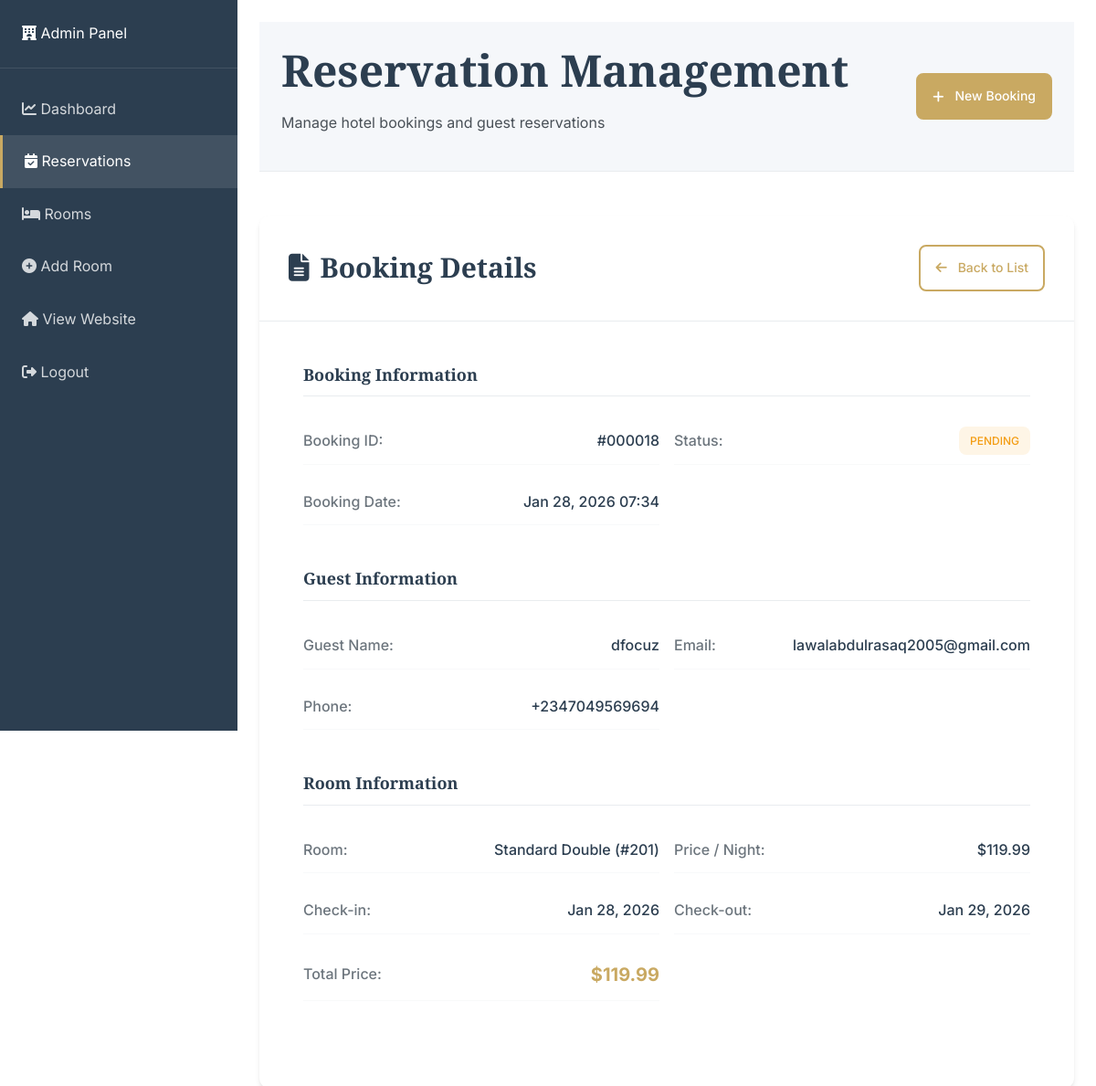
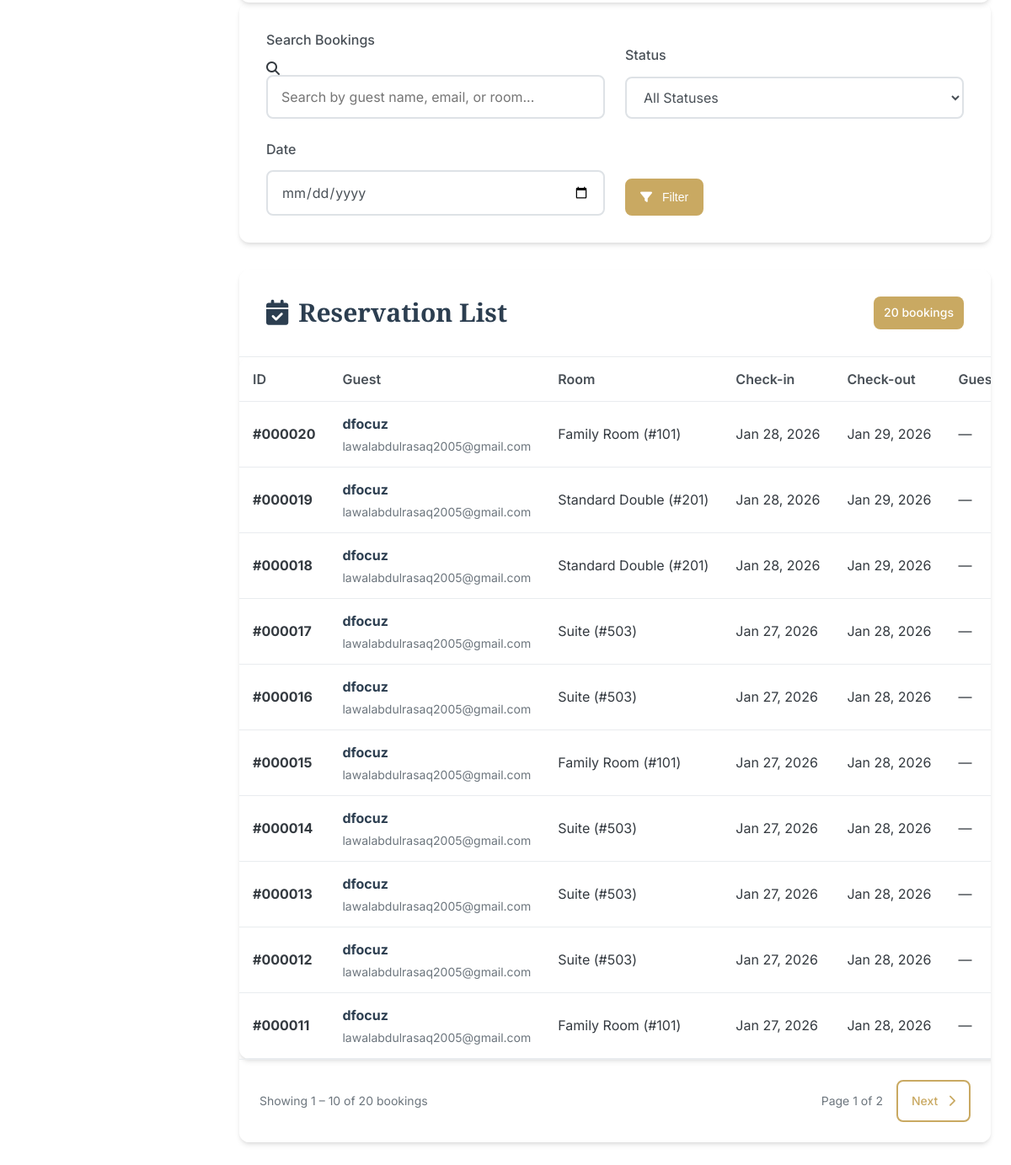
The page /bookings.php?view=18 (signed in) on the database its author committed (2 pictures, top to bottom).
### tables this page shows
CREATE TABLE `reservations` (
  `id` int(11) NOT NULL,
  `guest_name` varchar(100) NOT NULL,
  `email` varchar(100) NOT NULL,
  `phone` varchar(20) NOT NULL,
  `room_id` int(11) NOT NULL,
  `check_in` date NOT NULL,
  `check_out` date NOT NULL,
  `total_price` decimal(10,2) NOT NULL,
  `status` enum('pending','confirmed','cancelled','completed') DEFAULT 'pending',
  `special_requests` text DEFAULT NULL,
  `created_at` timestamp NOT NULL DEFAULT current_timestamp(),
  `updated_at` timestamp NOT NULL DEFAULT current_timestamp() ON UPDATE current_timestamp()
);

CREATE TABLE `rooms` (
  `id` int(11) NOT NULL,
  `room_number` varchar(10) NOT NULL,
  `type` varchar(50) NOT NULL,
  `price` decimal(10,2) NOT NULL,
  `description` text DEFAULT NULL,
  `image` varchar(255) DEFAULT NULL,
  `status` enum('available','occupied','maintenance') DEFAULT 'available',
  `max_guests` int(11) DEFAULT 2,
  `created_at` timestamp NOT NULL DEFAULT current_timestamp(),
  `updated_at` timestamp NOT NULL DEFAULT current_timestamp() ON UPDATE current_timestamp()
);

### db_connect.php (called while the page is built, shortened)
<?php
function sanitizeInput(string $data): string
{
    return htmlspecialchars(trim($data), ENT_QUOTES, 'UTF-8');
}

### bookings.php (the view, shortened to what this page needs)
<?php
require_once __DIR__ . '/../includes/db_connect.php';
$searchTerm   = sanitizeInput($_GET['search'] ?? '');
$statusFilter = sanitizeInput($_GET['status'] ?? '');
$dateFilter   = sanitizeInput($_GET['date'] ?? '');
$sql = "
SELECT r.*, rm.room_number, rm.type, rm.price
FROM reservations r
JOIN rooms rm ON r.room_id = rm.id
WHERE 1=1
";
$params = [];
$page   = max(1, (int)($_GET['page'] ?? 1));
$limit  = 10;
$offset = ($page - 1) * $limit;
$countSql = "SELECT COUNT(*) FROM ($sql) AS total";
$stmt = $pdo->prepare($countSql);
$stmt->execute($params);
$totalBookings = (int) $stmt->fetchColumn();
$totalPages = (int) ceil($totalBookings / $limit);
$sql .= " ORDER BY r.created_at DESC LIMIT $limit OFFSET $offset";
$stmt = $pdo->prepare($sql);
$stmt->execute($params);
$bookings = $stmt->fetchAll(PDO::FETCH_ASSOC);
$viewId = (int) ($_GET['view'] ?? 0);
$singleBooking = null;
if ($viewId > 0) {
    $stmt = $pdo->prepare(
        "SELECT r.*, rm.room_number, rm.type, rm.price
         FROM reservations r
         JOIN rooms rm ON r.room_id = rm.id
         WHERE r.id = :id"
    );
    $stmt->execute([':id' => $viewId]);
    $singleBooking = $stmt->fetch(PDO::FETCH_ASSOC);
}
?>
<div class="admin-wrapper">
    <nav class="admin-sidebar">
        <div class="admin-sidebar-header">
            <div class="admin-logo">
                <i class="fas fa-hotel"></i>
                <span>Admin Panel</span>
            </div>
        </div>
        <ul class="admin-nav">
            <li>
                <a href="dashboard.php" class="admin-nav-item">
                    <i class="fas fa-chart-line"></i>
                    <span>Dashboard</span>
                </a>
            </li>
            <li>
                <a href="bookings.php" class="admin-nav-item active">
                    <i class="fas fa-calendar-check"></i>
                    <span>Reservations</span>
                </a>
            </li>
            <li>
                <a href="rooms.php" class="admin-nav-item">
                    <i class="fas fa-bed"></i>
                    <span>Rooms</span>
                </a>
            </li>
            <li>
                <a href="add_room.php" class="admin-nav-item">
                    <i class="fas fa-plus-circle"></i>
                    <span>Add Room</span>
                </a>
            </li>
            <li>
                <a href="../index.php" class="admin-nav-item">
                    <i class="fas fa-home"></i>
                    <span>View Website</span>
                </a>
            </li>
            <li>
                <a href="logout.php" class="admin-nav-item logout">
                    <i class="fas fa-sign-out-alt"></i>
                    <span>Logout</span>
                </a>
            </li>
        </ul>
    </nav>
    <main class="admin-main">
        <?php include __DIR__ . '/../includes/header.php'; ?>
        <header class="admin-header">
            <div class="header-left">
                <h1>Reservation Management</h1>
                <p>Manage hotel bookings and guest reservations</p>
            </div>
            <div class="header-right">
                <a href="/hotel-system/reservation.php" target="_blank" class="btn btn-primary">
        <i class="fas fa-plus"></i> New Booking
        </a>
            </div>
        </header>
<?php if (!empty($singleBooking)): ?>
    <div class="booking-detail-card" data-aos="fade-up" data-aos-delay="200">
        <div class="card-header">
            <h3><i class="fas fa-file-alt"></i> Booking Details</h3>
            <a href="bookings.php" class="btn btn-outline btn-sm">
                <i class="fas fa-arrow-left"></i>
                Back to List
            </a>
        </div>
        <div class="booking-detail-content">
            <div class="detail-section">
                <h4>Booking Information</h4>
                <div class="detail-grid">
                    <div class="detail-item">
                        <span class="label">Booking ID:</span>
                        <span class="value">
                            #<?= str_pad($singleBooking['id'], 6, '0', STR_PAD_LEFT); ?>
                        </span>
                    </div>
                    <div class="detail-item">
                        <span class="label">Status:</span>
                        <span class="value">
                            <span class="status-badge status-<?= htmlspecialchars($singleBooking['status']); ?>">
                                <?= ucfirst($singleBooking['status']); ?>
                            </span>
                        </span>
                    </div>
                    <div class="detail-item">
                        <span class="label">Booking Date:</span>
                        <span class="value">
                            <?= date('M j, Y H:i', strtotime($singleBooking['created_at'])); ?>
                        </span>
                    </div>
                </div>
            </div>
            <div class="detail-section">
                <h4>Guest Information</h4>
                <div class="detail-grid">
                    <div class="detail-item">
                        <span class="label">Guest Name:</span>
                        <span class="value"><?= htmlspecialchars($singleBooking['guest_name']); ?></span>
                    </div>
                    <div class="detail-item">
                        <span class="label">Email:</span>
                        <span class="value"><?= htmlspecialchars($singleBooking['email']); ?></span>
                    </div>
                    <div class="detail-item">
                        <span class="label">Phone:</span>
                        <span class="value"><?= htmlspecialchars($singleBooking['phone']); ?></span>
                    </div>
                </div>
            </div>
            <div class="detail-section">
                <h4>Room Information</h4>
                <div class="detail-grid">
                    <div class="detail-item">
                        <span class="label">Room:</span>
                        <span class="value">
                            <?= htmlspecialchars($singleBooking['type']); ?>
                            (#<?= htmlspecialchars($singleBooking['room_number']); ?>)
                        </span>
                    </div>
                    <div class="detail-item">
                        <span class="label">Price / Night:</span>
                        <span class="value">$<?= number_format($singleBooking['price'], 2); ?></span>
                    </div>
                    <div class="detail-item">
                        <span class="label">Check-in:</span>
                        <span class="value"><?= date('M j, Y', strtotime($singleBooking['check_in'])); ?></span>
                    </div>
                    <div class="detail-item">
                        <span class="label">Check-out:</span>
                        <span class="value"><?= date('M j, Y', strtotime($singleBooking['check_out'])); ?></span>
                    </div>
                    <div class="detail-item">
                        <span class="label">Total Price:</span>
                        <span class="value total-price">
                            $<?= number_format($singleBooking['total_price'], 2); ?>
                        </span>
                    </div>
                </div>
            </div>
        </div>
    </div>
<?php endif; ?>
<div class="search-filter-section" data-aos="fade-up" data-aos-delay="200">
    <form action="bookings.php" method="GET" class="search-filter-form">
        <div class="form-row">
            <div class="form-group">
                <label for="search" class="form-label">Search Bookings</label>
                <div class="input-group">
                    <i class="fas fa-search input-icon"></i>
                    <input
                        type="text"
                        id="search"
                        name="search"
                        class="form-control"
                        placeholder="Search by guest name, email, or room..."
                        value="<?php echo htmlspecialchars($searchTerm ?? ''); ?>">
                </div>
            </div>
            <div class="form-group">
                <label for="status" class="form-label">Status</label>
                <select id="status" name="status" class="form-control">
                    <option value="">All Statuses</option>
                </select>
            </div>
            <div class="form-group">
                <label for="date" class="form-label">Date</label>
                <input
                    type="date"
                    id="date"
                    name="date"
                    class="form-control"
                    value="<?php echo htmlspecialchars($dateFilter ?? ''); ?>">
            </div>
            <div class="form-group filter-actions">
                <button type="submit" class="btn btn-primary">
                    <i class="fas fa-filter"></i> Filter
                </button>
            </div>
        </div>
    </form>
</div>
<div class="bookings-table-card" data-aos="fade-up" data-aos-delay="400">
    <div class="card-header">
        <h3><i class="fas fa-calendar-check"></i> Reservation List</h3>
        <span class="booking-count">
            <?php echo (int)$totalBookings; ?> booking<?php echo $totalBookings !== 1 ? 's' : ''; ?>
        </span>
    </div>
<?php if (!empty($bookings)): ?>
    <div class="table-responsive">
        <table class="admin-table">
            <thead>
                <tr>
                    <th>ID</th>
                    <th>Guest</th>
                    <th>Room</th>
                    <th>Check-in</th>
                    <th>Check-out</th>
                    <th>Guests</th>
                </tr>
            </thead>
            <tbody>
            <?php foreach ($bookings as $booking): ?>
                <tr>
                    <td>
                        <strong>#<?php echo str_pad((int)$booking['id'], 6, '0', STR_PAD_LEFT); ?></strong>
                    </td>
                    <td>
                        <div class="guest-info">
                            <strong><?php echo htmlspecialchars($booking['guest_name']); ?></strong>
                            <small><?php echo htmlspecialchars($booking['email']); ?></small>
                        </div>
                    </td>
                    <td>
                        <?php echo htmlspecialchars($booking['type']); ?>
                        (#<?php echo htmlspecialchars($booking['room_number']); ?>)
                    </td>
                    <td><?php echo date('M j, Y', strtotime($booking['check_in'])); ?></td>
                    <td><?php echo date('M j, Y', strtotime($booking['check_out'])); ?></td>
                    <td><?php echo htmlspecialchars($booking['guests'] ?? '—'); ?></td>
                </tr>
            <?php endforeach; ?>
            </tbody>
        </table>
    </div>
    <?php if ($totalPages > 1): ?>
        <div class="pagination">
            <div class="pagination-info">
                Showing <?php echo $offset + 1; ?> –
                <?php echo min($offset + $limit, $totalBookings); ?>
                of <?php echo $totalBookings; ?> bookings
            </div>
            <div class="pagination-links">
                <span class="page-numbers">
                    Page <?php echo $page; ?> of <?php echo $totalPages; ?>
                </span>
                <?php if ($page < $totalPages): ?>
                    <a href="bookings.php?page=<?php echo $page + 1; ?>&search=<?php echo urlencode($searchTerm); ?>&status=<?php echo urlencode($statusFilter); ?>&date=<?php echo urlencode($dateFilter); ?>"
                       class="btn btn-sm btn-outline">
                        Next <i class="fas fa-chevron-right"></i>
                    </a>
                <?php endif; ?>
            </div>
        </div>
    <?php endif; ?>
<?php endif; ?>
</div>
<?php
include __DIR__ . '/../includes/footer.php';
?>

### rows shown on the page
reservations: id "000018", status "PENDING", created_at "Jan 28, 2026 07:34", guest_name "dfocuz", email "lawalabdulrasaq2005@gmail.com", phone "+2347049569694", room.type "Standard Double", room.room_number "201", room.price "119.99", check_in "Jan 28, 2026", check_out "Jan 29, 2026", total_price "119.99", guests "—"
reservations: id "000020", guest_name "dfocuz", email "lawalabdulrasaq2005@gmail.com", room.type "Family Room", room.room_number "101", check_in "Jan 28, 2026", check_out "Jan 29, 2026", guests "—"
reservations: id "000019", guest_name "dfocuz", email "lawalabdulrasaq2005@gmail.com", room.type "Standard Double", room.room_number "201", check_in "Jan 28, 2026", check_out "Jan 29, 2026", guests "—"
reservations: id "000017", guest_name "dfocuz", email "lawalabdulrasaq2005@gmail.com", room.type "Suite", room.room_number "503", check_in "Jan 27, 2026", check_out "Jan 28, 2026", guests "—"
reservations: id "000016", guest_name "dfocuz", email "lawalabdulrasaq2005@gmail.com", room.type "Suite", room.room_number "503", check_in "Jan 27, 2026", check_out "Jan 28, 2026", guests "—"
reservations: id "000015", guest_name "dfocuz", email "lawalabdulrasaq2005@gmail.com", room.type "Family Room", room.room_number "101", check_in "Jan 27, 2026", check_out "Jan 28, 2026", guests "—"
reservations: id "000014", guest_name "dfocuz", email "lawalabdulrasaq2005@gmail.com", room.type "Suite", room.room_number "503", check_in "Jan 27, 2026", check_out "Jan 28, 2026", guests "—"
reservations: id "000013", guest_name "dfocuz", email "lawalabdulrasaq2005@gmail.com", room.type "Suite", room.room_number "503", check_in "Jan 27, 2026", check_out "Jan 28, 2026", guests "—"
reservations: id "000012", guest_name "dfocuz", email "lawalabdulrasaq2005@gmail.com", room.type "Suite", room.room_number "503", check_in "Jan 27, 2026", check_out "Jan 28, 2026", guests "—"
reservations: id "000011", guest_name "dfocuz", email "lawalabdulrasaq2005@gmail.com", room.type "Family Room", room.room_number "101", check_in "Jan 27, 2026", check_out "Jan 28, 2026", guests "—"

### other values the page prints
$totalBookings "20"
$offset + 1 "1"
min($offset + $limit, $totalBookings) "10"
$page "1"
$totalPages "2"
